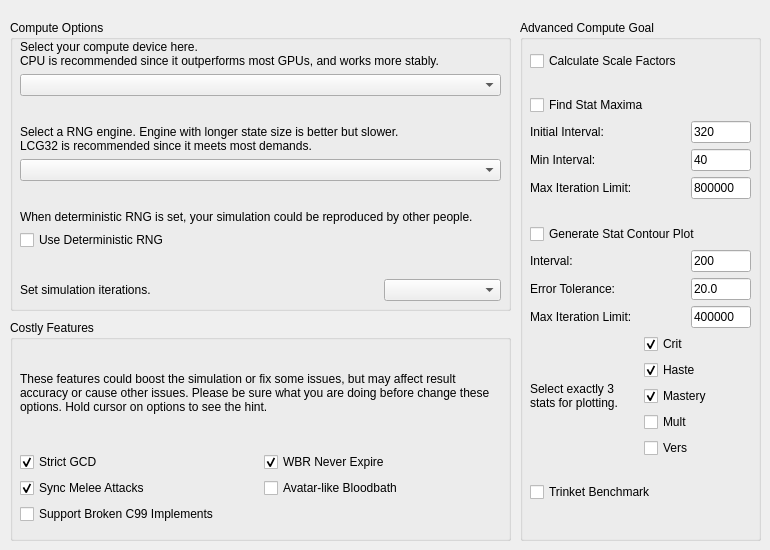
       <widget class="QWidget" name="tabCompute">
        <attribute name="title">
         <string>Compute</string>
        </attribute>
        <widget class="QGroupBox" name="groupBox_8">
         <property name="geometry">
          <rect>
           <x>520</x>
           <y>20</y>
           <width>241</width>
           <height>521</height>
          </rect>
         </property>
         <property name="title">
          <string>Advanced Compute Goal</string>
         </property>
         <widget class="QWidget" name="layoutWidget">
          <property name="geometry">
           <rect>
            <x>10</x>
            <y>31</y>
            <width>221</width>
            <height>451</height>
           </rect>
          </property>
          <layout class="QVBoxLayout" name="verticalLayout_14">
           <item>
            <widget class="QCheckBox" name="checkCalculateScaleFactors">
             <property name="text">
              <string>Calculate Scale Factors</string>
             </property>
            </widget>
           </item>
           <item>
            <spacer name="verticalSpacer_5">
             <property name="orientation">
              <enum>Qt::Vertical</enum>
             </property>
             <property name="sizeHint" stdset="0">
              <size>
               <width>20</width>
               <height>13</height>
              </size>
             </property>
            </spacer>
           </item>
           <item>
            <layout class="QVBoxLayout" name="verticalLayout_2">
             <item>
              <widget class="QCheckBox" name="checkCalculateMaxima">
               <property name="text">
                <string>Find Stat Maxima</string>
               </property>
              </widget>
             </item>
             <item>
              <layout class="QHBoxLayout" name="horizontalLayout_25">
               <item>
                <widget class="QLabel" name="label_32">
                 <property name="text">
                  <string>Initial Interval:</string>
                 </property>
                 <property name="textFormat">
                  <enum>Qt::PlainText</enum>
                 </property>
                </widget>
               </item>
               <item>
                <widget class="QLineEdit" name="txtDescentInitInterval">
                 <property name="minimumSize">
                  <size>
                   <width>60</width>
                   <height>0</height>
                  </size>
                 </property>
                 <property name="maximumSize">
                  <size>
                   <width>60</width>
                   <height>16777215</height>
                  </size>
                 </property>
                 <property name="text">
                  <string>320</string>
                 </property>
                 <property name="placeholderText">
                  <string/>
                 </property>
                </widget>
               </item>
              </layout>
             </item>
             <item>
              <layout class="QHBoxLayout" name="horizontalLayout_24">
               <item>
                <widget class="QLabel" name="label_33">
                 <property name="text">
                  <string>Min Interval:</string>
                 </property>
                 <property name="textFormat">
                  <enum>Qt::PlainText</enum>
                 </property>
                </widget>
               </item>
               <item>
                <widget class="QLineEdit" name="txtDescentMinInterval">
                 <property name="minimumSize">
                  <size>
                   <width>60</width>
                   <height>0</height>
                  </size>
                 </property>
                 <property name="maximumSize">
                  <size>
                   <width>60</width>
                   <height>16777215</height>
                  </size>
                 </property>
                 <property name="text">
                  <string>40</string>
                 </property>
                 <property name="placeholderText">
                  <string/>
                 </property>
                </widget>
               </item>
              </layout>
             </item>
             <item>
              <layout class="QHBoxLayout" name="horizontalLayout_23">
               <item>
                <widget class="QLabel" name="label_34">
                 <property name="text">
                  <string>Max Iteration Limit:</string>
                 </property>
                 <property name="textFormat">
                  <enum>Qt::PlainText</enum>
                 </property>
                </widget>
               </item>
               <item>
                <widget class="QLineEdit" name="txtDescentIterationLimit">
                 <property name="minimumSize">
                  <size>
                   <width>60</width>
                   <height>0</height>
                  </size>
                 </property>
                 <property name="maximumSize">
                  <size>
                   <width>60</width>
                   <height>16777215</height>
                  </size>
                 </property>
                 <property name="text">
                  <string>800000</string>
                 </property>
                 <property name="placeholderText">
                  <string/>
                 </property>
                </widget>
               </item>
              </layout>
             </item>
            </layout>
           </item>
           <item>
            <spacer name="verticalSpacer_6">
             <property name="orientation">
              <enum>Qt::Vertical</enum>
             </property>
             <property name="sizeHint" stdset="0">
              <size>
               <width>20</width>
               <height>13</height>
              </size>
             </property>
            </spacer>
           </item>
           <item>
            <layout class="QVBoxLayout" name="verticalLayout_12">
             <item>
              <widget class="QCheckBox" name="checkCalculatePlot">
               <property name="text">
                <string>Generate Stat Contour Plot</string>
               </property>
              </widget>
             </item>
             <item>
              <layout class="QHBoxLayout" name="horizontalLayout_26">
               <item>
                <widget class="QLabel" name="label_37">
                 <property name="text">
                  <string>Interval:</string>
                 </property>
                 <property name="textFormat">
                  <enum>Qt::PlainText</enum>
                 </property>
                </widget>
               </item>
               <item>
                <widget class="QLineEdit" name="txtPlotInterval">
                 <property name="minimumSize">
                  <size>
                   <width>60</width>
                   <height>0</height>
                  </size>
                 </property>
                 <property name="maximumSize">
                  <size>
                   <width>60</width>
                   <height>16777215</height>
                  </size>
                 </property>
                 <property name="text">
                  <string>200</string>
                 </property>
                 <property name="placeholderText">
                  <string/>
                 </property>
                </widget>
               </item>
              </layout>
             </item>
             <item>
              <layout class="QHBoxLayout" name="horizontalLayout_27">
               <item>
                <widget class="QLabel" name="label_36">
                 <property name="text">
                  <string>Error Tolerance:</string>
                 </property>
                 <property name="textFormat">
                  <enum>Qt::PlainText</enum>
                 </property>
                </widget>
               </item>
               <item>
                <widget class="QLineEdit" name="txtPlotErrorTolerance">
                 <property name="minimumSize">
                  <size>
                   <width>60</width>
                   <height>0</height>
                  </size>
                 </property>
                 <property name="maximumSize">
                  <size>
                   <width>60</width>
                   <height>16777215</height>
                  </size>
                 </property>
                 <property name="text">
                  <string>20.0</string>
                 </property>
                 <property name="placeholderText">
                  <string/>
                 </property>
                </widget>
               </item>
              </layout>
             </item>
             <item>
              <layout class="QHBoxLayout" name="horizontalLayout_28">
               <item>
                <widget class="QLabel" name="label_35">
                 <property name="text">
                  <string>Max Iteration Limit:</string>
                 </property>
                 <property name="textFormat">
                  <enum>Qt::PlainText</enum>
                 </property>
                </widget>
               </item>
               <item>
                <widget class="QLineEdit" name="txtPlotMaxIterationLimit">
                 <property name="minimumSize">
                  <size>
                   <width>60</width>
                   <height>0</height>
                  </size>
                 </property>
                 <property name="maximumSize">
                  <size>
                   <width>60</width>
                   <height>16777215</height>
                  </size>
                 </property>
                 <property name="text">
                  <string>400000</string>
                 </property>
                 <property name="placeholderText">
                  <string/>
                 </property>
                </widget>
               </item>
              </layout>
             </item>
             <item>
              <layout class="QHBoxLayout" name="horizontalLayout_29">
               <item>
                <widget class="QLabel" name="label_38">
                 <property name="text">
                  <string>&lt;html&gt;&lt;head/&gt;&lt;body&gt;&lt;p&gt;Select exactly 3 stats for plotting.&lt;/p&gt;&lt;/body&gt;&lt;/html&gt;</string>
                 </property>
                 <property name="wordWrap">
                  <bool>true</bool>
                 </property>
                </widget>
               </item>
               <item>
                <layout class="QVBoxLayout" name="verticalLayout_11">
                 <item>
                  <widget class="QCheckBox" name="checkPlotCrit">
                   <property name="text">
                    <string>Crit</string>
                   </property>
                   <property name="checked">
                    <bool>true</bool>
                   </property>
                  </widget>
                 </item>
                 <item>
                  <widget class="QCheckBox" name="checkPlotHaste">
                   <property name="text">
                    <string>Haste</string>
                   </property>
                   <property name="checked">
                    <bool>true</bool>
                   </property>
                  </widget>
                 </item>
                 <item>
                  <widget class="QCheckBox" name="checkPlotMastery">
                   <property name="text">
                    <string>Mastery</string>
                   </property>
                   <property name="checked">
                    <bool>true</bool>
                   </property>
                  </widget>
                 </item>
                 <item>
                  <widget class="QCheckBox" name="checkPlotMult">
                   <property name="text">
                    <string>Mult</string>
                   </property>
                  </widget>
                 </item>
                 <item>
                  <widget class="QCheckBox" name="checkPlotVers">
                   <property name="text">
                    <string>Vers</string>
                   </property>
                  </widget>
                 </item>
                </layout>
               </item>
              </layout>
             </item>
            </layout>
           </item>
           <item>
            <spacer name="verticalSpacer_7">
             <property name="orientation">
              <enum>Qt::Vertical</enum>
             </property>
             <property name="sizeHint" stdset="0">
              <size>
               <width>20</width>
               <height>13</height>
              </size>
             </property>
            </spacer>
           </item>
           <item>
            <widget class="QCheckBox" name="checkTrinketBenchmark">
             <property name="text">
              <string>Trinket Benchmark</string>
             </property>
            </widget>
           </item>
          </layout>
         </widget>
        </widget>
        <widget class="QGroupBox" name="groupBox_9">
         <property name="geometry">
          <rect>
           <x>10</x>
           <y>20</y>
           <width>501</width>
           <height>291</height>
          </rect>
         </property>
         <property name="title">
          <string>Compute Options</string>
         </property>
         <widget class="QWidget" name="layoutWidget">
          <property name="geometry">
           <rect>
            <x>10</x>
            <y>20</y>
            <width>481</width>
            <height>261</height>
           </rect>
          </property>
          <layout class="QVBoxLayout" name="verticalLayout_13">
           <item>
            <widget class="QLabel" name="label">
             <property name="text">
              <string>Select your compute device here.
CPU is recommended since it outperforms most GPUs, and works more stably.</string>
             </property>
             <property name="textFormat">
              <enum>Qt::PlainText</enum>
             </property>
            </widget>
           </item>
           <item>
            <widget class="QComboBox" name="comboDevices">
             <property name="maximumSize">
              <size>
               <width>16777215</width>
               <height>16777215</height>
              </size>
             </property>
             <property name="duplicatesEnabled">
              <bool>true</bool>
             </property>
            </widget>
           </item>
           <item>
            <spacer name="verticalSpacer_2">
             <property name="orientation">
              <enum>Qt::Vertical</enum>
             </property>
             <property name="sizeHint" stdset="0">
              <size>
               <width>20</width>
               <height>13</height>
              </size>
             </property>
            </spacer>
           </item>
           <item>
            <widget class="QLabel" name="label_2">
             <property name="text">
              <string>Select a RNG engine. Engine with longer state size is better but slower.
LCG32 is recommended since it meets most demands.</string>
             </property>
             <property name="textFormat">
              <enum>Qt::PlainText</enum>
             </property>
            </widget>
           </item>
           <item>
            <widget class="QComboBox" name="comboRNG">
             <property name="duplicatesEnabled">
              <bool>true</bool>
             </property>
            </widget>
           </item>
           <item>
            <spacer name="verticalSpacer_3">
             <property name="orientation">
              <enum>Qt::Vertical</enum>
             </property>
             <property name="sizeHint" stdset="0">
              <size>
               <width>20</width>
               <height>13</height>
              </size>
             </property>
            </spacer>
           </item>
           <item>
            <widget class="QLabel" name="label_3">
             <property name="text">
              <string>When deterministic RNG is set, your simulation could be reproduced by other people.</string>
             </property>
             <property name="textFormat">
              <enum>Qt::PlainText</enum>
             </property>
             <property name="wordWrap">
              <bool>true</bool>
             </property>
            </widget>
           </item>
           <item>
            <widget class="QCheckBox" name="checkDeterministic">
             <property name="text">
              <string>Use Deterministic RNG</string>
             </property>
            </widget>
           </item>
           <item>
            <spacer name="verticalSpacer_4">
             <property name="orientation">
              <enum>Qt::Vertical</enum>
             </property>
             <property name="sizeHint" stdset="0">
              <size>
               <width>20</width>
               <height>13</height>
              </size>
             </property>
            </spacer>
           </item>
           <item>
            <layout class="QHBoxLayout" name="horizontalLayout_11">
             <item>
              <widget class="QLabel" name="label_4">
               <property name="sizePolicy">
                <sizepolicy hsizetype="Minimum" vsizetype="Preferred">
                 <horstretch>0</horstretch>
                 <verstretch>0</verstretch>
                </sizepolicy>
               </property>
               <property name="text">
                <string>&lt;html&gt;&lt;head/&gt;&lt;body&gt;&lt;p&gt;Set simulation iterations.&lt;/p&gt;&lt;/body&gt;&lt;/html&gt;</string>
               </property>
              </widget>
             </item>
             <item>
              <widget class="QComboBox" name="comboIterations">
               <property name="maximumSize">
                <size>
                 <width>117</width>
                 <height>16777215</height>
                </size>
               </property>
               <property name="duplicatesEnabled">
                <bool>true</bool>
               </property>
              </widget>
             </item>
            </layout>
           </item>
          </layout>
         </widget>
        </widget>
        <widget class="QGroupBox" name="groupBox_10">
         <property name="geometry">
          <rect>
           <x>10</x>
           <y>320</y>
           <width>501</width>
           <height>221</height>
          </rect>
         </property>
         <property name="title">
          <string>Costly Features</string>
         </property>
         <widget class="QWidget" name="layoutWidget">
          <property name="geometry">
           <rect>
            <x>10</x>
            <y>20</y>
            <width>481</width>
            <height>184</height>
           </rect>
          </property>
          <layout class="QVBoxLayout" name="verticalLayout_15">
           <item>
            <widget class="QLabel" name="label_39">
             <property name="text">
              <string>These features could boost the simulation or fix some issues, but may affect result accuracy or cause other issues. Please be sure what you are doing before change these options. Hold cursor on options to see the hint.</string>
             </property>
             <property name="textFormat">
              <enum>Qt::PlainText</enum>
             </property>
             <property name="wordWrap">
              <bool>true</bool>
             </property>
            </widget>
           </item>
           <item>
            <layout class="QGridLayout" name="gridLayout_2">
             <item row="0" column="0">
              <widget class="QCheckBox" name="checkStrictGCD">
               <property name="toolTip">
                <string>Strict GCD: When general cooldown is up, all actions(i.e. spells off GCD) are locked.
Enable this option could make approx. 30% performance improvement, but may cause minor impacts on behavior.</string>
               </property>
               <property name="text">
                <string>Strict GCD</string>
               </property>
               <property name="checked">
                <bool>true</bool>
               </property>
              </widget>
             </item>
             <item row="0" column="1">
              <widget class="QCheckBox" name="checkWBRNeverExpire">
               <property name="toolTip">
                <string>WBR Never Expire: Worldbreaker's Resolve (trinket from Archimonde) are assumed never expire.
IreCore only simulates Tank-n-Spank combats. It's impossible to stop melee attacks to let the trinket expire in IreCore, unless you are simulating some custom weapons with 6.0+ weapon speed.</string>
               </property>
               <property name="text">
                <string>WBR Never Expire</string>
               </property>
               <property name="checked">
                <bool>true</bool>
               </property>
              </widget>
             </item>
             <item row="1" column="0">
              <widget class="QCheckBox" name="checkSyncMelee">
               <property name="toolTip">
                <string>Sync Melee Attacks: Start MH swing and OH swing at the same time. If this option is disabled, the first OH swing will be delayed 0.5 second.
Check this option may significantly boost the simulation when the speed of both weapons are same. But it may be inconsistent with real combats.</string>
               </property>
               <property name="text">
                <string>Sync Melee Attacks</string>
               </property>
               <property name="checked">
                <bool>true</bool>
               </property>
              </widget>
             </item>
             <item row="1" column="1">
              <widget class="QCheckBox" name="checkAvatarLikeBloodbath">
               <property name="toolTip">
                <string>Avatar-like Bloodbath: Bloodbath will be treated as +30% special damage instantly.
Check this option may boost the simulation, but it is really inconsistent with real combats. Not recommended.</string>
               </property>
               <property name="text">
                <string>Avatar-like Bloodbath</string>
               </property>
               <property name="checked">
                <bool>false</bool>
               </property>
              </widget>
             </item>
             <item row="2" column="0" colspan="2">
              <widget class="QCheckBox" name="checkSupportNonC99">
               <property name="toolTip">
                <string>Support Broken C99 Implements: Try to cooperate with those broken compilers (most are MSVC based) which even does not implement C99 grammar.
When you meet compilation errors (Error -11) and got debug messages like &quot;expected an expression&quot; or similar, this option may fix that issue for you. 
DO NOT ENABLE THIS OPTION if you did not meet Error -11.</string>
               </property>
               <property name="text">
                <string>Support Broken C99 Implements</string>
               </property>
               <property name="checked">
                <bool>false</bool>
               </property>
              </widget>
             </item>
            </layout>
           </item>
          </layout>
         </widget>
        </widget>
       </widget>
